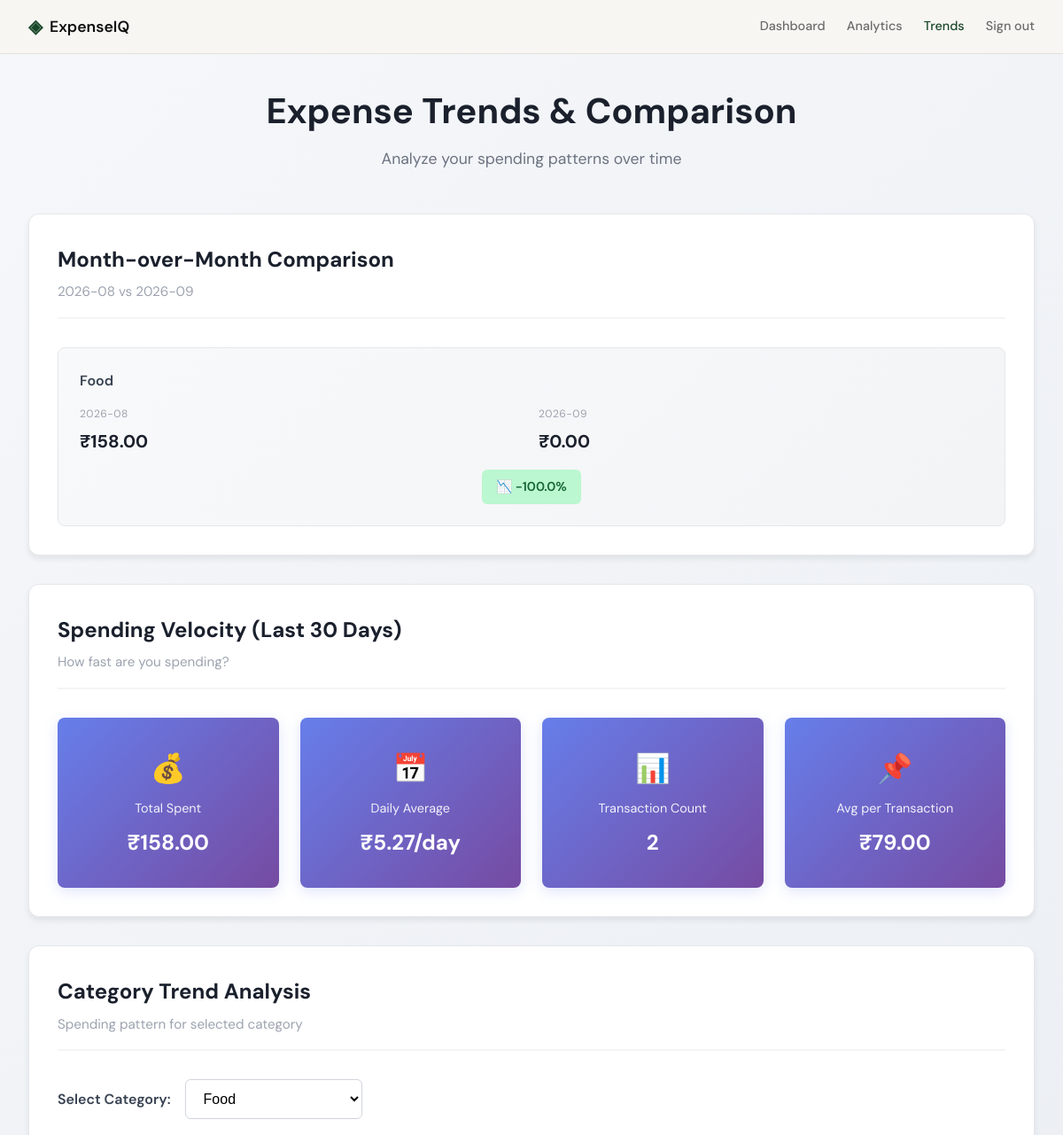
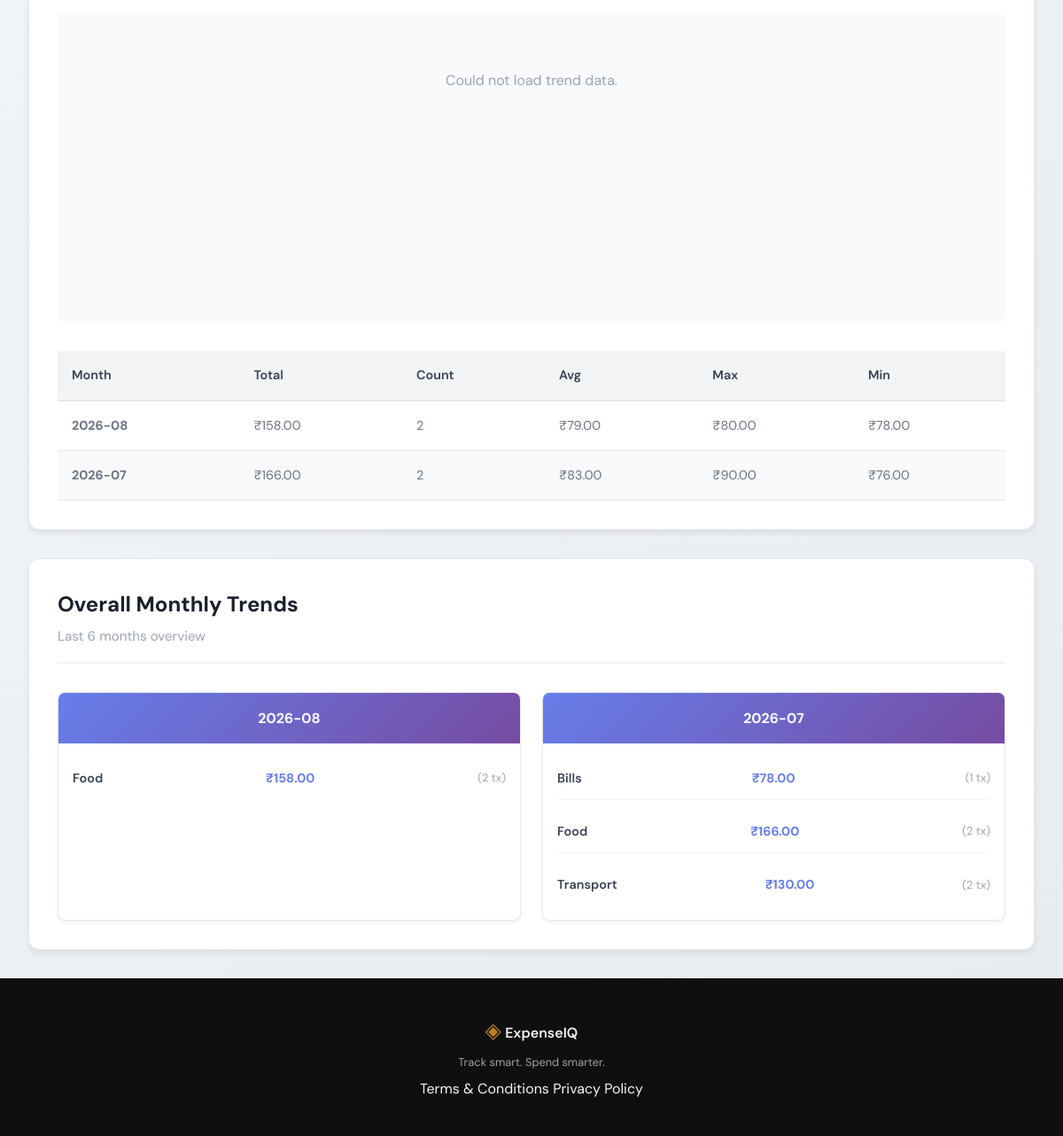
The app's page /trends (signed in) with its own data (2 pictures, top to bottom).
### tables this page shows
CREATE TABLE expenses (
            id          INTEGER PRIMARY KEY AUTOINCREMENT,
            user_id     INTEGER NOT NULL REFERENCES users(id),
            amount      REAL    NOT NULL,
            category    TEXT    NOT NULL,
            date        TEXT    NOT NULL,
            description TEXT,
            created_at  TEXT    DEFAULT (datetime('now'))
        );

### app.py (the view)
@app.route("/trends")
def trends():
    if "user_id" not in session:
        return redirect(url_for("auth.login"))
    from datetime import datetime, timedelta
    today = datetime.now()
    current_month = today.strftime("%Y-%m")
    previous_month = (today.replace(day=1) - timedelta(days=1)).strftime("%Y-%m")
    comparison = get_month_over_month_comparison(
        session["user_id"],
        current_month,
        previous_month
    )
    trend_data = get_monthly_trend_data(session["user_id"], months=6)
    velocity = get_spending_velocity(session["user_id"])
    selected_category = request.args.get("category", "Food")
    category_trend = get_category_trend_over_time(
        session["user_id"],
        selected_category,
        months=6
    )
    all_categories = list(set(
        cat for month_cats in trend_data.values()
        for cat in [c["category"] for c in month_cats]
    ))
    return render_template(
        "trends.html",
        comparison=comparison,
        trend_data=trend_data,
        velocity=velocity,
        category_trend=category_trend,
        selected_category=selected_category,
        all_categories=sorted(all_categories),
        current_month=current_month,
        previous_month=previous_month
    )

### database/db.py (called while the page is built)
def get_db():
    conn = sqlite3.connect(DB_PATH)
    conn.row_factory = sqlite3.Row
    conn.execute("PRAGMA foreign_keys = ON")
    return conn

### templates/trends.html (shortened to what this page needs)
{% extends "base.html" %}
{% block head %}
<link rel="stylesheet" href="{{ url_for('static', filename='css/trends.css') }}">
{% endblock %}
{% block content %}
<div class="trends-page">
    <div class="trends-header">
        <h1>Expense Trends & Comparison</h1>
        <p>Analyze your spending patterns over time</p>
    </div>
    <div class="trends-container">
        <section class="trends-section comparison-section">
            <div class="section-header">
                <h2> Month-over-Month Comparison</h2>
                <p class="subtitle">{{ previous_month }} vs {{ current_month }}</p>
            </div>
            <div class="comparison-grid">
                {% if comparison %}
                    {% for item in comparison %}
                    <div class="comparison-card">
                        <div class="comparison-category">{{ item.category }}</div>
                        <div class="comparison-metrics">
                            <div class="metric">
                                <span class="label">{{ previous_month }}</span>
                                <span class="value">₹{{ item.previous_month }}</span>
                            </div>
                            <div class="metric">
                                <span class="label">{{ current_month }}</span>
                                <span class="value">₹{{ item.current_month }}</span>
                            </div>
                        </div>
                        <div class="comparison-change">
                            {% if item.percent_change > 0 %}
                                <span class="change-badge increase">
                                    📈 +{{ item.percent_change }}%
                                </span>
                            {% elif item.percent_change < 0 %}
                                <span class="change-badge decrease">
                                    📉 {{ item.percent_change }}%
                                </span>
                            {% else %}
                                <span class="change-badge neutral">
                                    ➡️ No Change
                                </span>
                            {% endif %}
                        </div>
                    </div>
                    {% endfor %}
                {% else %}
                    <div class="empty-state">
                        <p>No data available for comparison</p>
                    </div>
                {% endif %}
            </div>
        </section>
        <section class="trends-section velocity-section">
            <div class="section-header">
                <h2> Spending Velocity (Last 30 Days)</h2>
                <p class="subtitle">How fast are you spending?</p>
            </div>
            <div class="velocity-grid">
                <div class="velocity-card">
                    <div class="velocity-icon">💰</div>
                    <div class="velocity-label">Total Spent</div>
                    <div class="velocity-value">₹{{ velocity.total_spent_30_days }}</div>
                </div>
                <div class="velocity-card">
                    <div class="velocity-icon">📅</div>
                    <div class="velocity-label">Daily Average</div>
                    <div class="velocity-value">₹{{ velocity.daily_average }}/day</div>
                </div>
                <div class="velocity-card">
                    <div class="velocity-icon">📊</div>
                    <div class="velocity-label">Transaction Count</div>
                    <div class="velocity-value">{{ velocity.transaction_count }}</div>
                </div>
                <div class="velocity-card">
                    <div class="velocity-icon">📌</div>
                    <div class="velocity-label">Avg per Transaction</div>
                    <div class="velocity-value">₹{{ velocity.avg_per_transaction }}</div>
                </div>
            </div>
        </section>
        <section class="trends-section category-trend-section">
            <div class="section-header">
                <h2>Category Trend Analysis</h2>
                <p class="subtitle">Spending pattern for selected category</p>
            </div>
            <div class="trend-selector">
                <label for="category-select">Select Category:</label>
                <select id="category-select" >
                    {% for cat in all_categories %}
                    <option value="{{ cat }}" {% if cat == selected_category %}selected{% endif %}>
                        {{ cat }}
                    </option>
                    {% endfor %}
                </select>
            </div>
            <div class="trend-chart-container">
            </div>
            <div class="trend-stats">
                {% if category_trend %}
                    <div class="trend-table">
                        <table>
                            <thead>
                                <tr>
                                    <th>Month</th>
                                    <th>Total</th>
                                    <th>Count</th>
                                    <th>Avg</th>
                                    <th>Max</th>
                                    <th>Min</th>
                                </tr>
                            </thead>
                            <tbody>
                                {% for item in category_trend %}
                                <tr>
                                    <td><strong>{{ item.month }}</strong></td>
                                    <td>₹{{ item.total }}</td>
                                    <td>{{ item.count }}</td>
                                    <td>₹{{ item.avg_amount }}</td>
                                    <td>₹{{ item.max_amount }}</td>
                                    <td>₹{{ item.min_amount }}</td>
                                </tr>
                                {% endfor %}
                            </tbody>
                        </table>
                    </div>
                {% else %}
                    <div class="empty-state">
                        <p>No data available for {{ selected_category }}</p>
                    </div>
                {% endif %}
            </div>
        </section>
        <section class="trends-section monthly-trends-section">
            <div class="section-header">
                <h2> Overall Monthly Trends</h2>
                <p class="subtitle">Last 6 months overview</p>
            </div>
            <div class="monthly-breakdown">
                {% if trend_data %}
                    {% for month, categories in trend_data.items() %}
                    <div class="month-card">
                        <div class="month-title">{{ month }}</div>
                        <div class="month-categories">
                            {% for cat in categories %}
                            <div class="category-item">
                                <span class="cat-name">{{ cat.category }}</span>
                                <span class="cat-value">₹{{ cat.monthly_total }}</span>
                                <span class="cat-count">({{ cat.transaction_count }} tx)</span>
                            </div>
                            {% endfor %}
                        </div>
                    </div>
                    {% endfor %}
                {% else %}
                    <div class="empty-state">
                        <p>No historical data available</p>
                    </div>
                {% endif %}
            </div>
        </section>
    </div>
</div>
{% endblock %}

### templates/base.html (shortened to what this page needs)
<!DOCTYPE html>
<html lang="en">
<head>
    <link rel="stylesheet" href="{{ url_for('static', filename='css/style.css') }}">
    {% block head %}{% endblock %}
</head>
<body>
<nav class="navbar">
    <div class="nav-inner">
        <a href="{{ url_for('auth.login') if not session.get('user_id') else url_for('profile') }}"
           class="nav-brand">
            <span class="brand-icon">◈</span>
            <span class="brand-name">ExpenseIQ</span>
        </a>
        <div class="nav-links">
            {% if session.get('user_id') %}
                <a href="{{ url_for('profile') }}"
                   class="{{ 'nav-link-active' if request.endpoint == 'profile' else '' }}">
                    Dashboard
                </a>
                <a href="{{ url_for('analytics') }}"
                   class="{{ 'nav-link-active' if request.endpoint == 'analytics' else '' }}">
                    Analytics
                </a>
                <a href="{{ url_for('trends') }}"
                   class="{{ 'nav-link-active' if request.endpoint == 'trends' else '' }}">
                     Trends
                </a>
                <a href="{{ url_for('logout') }}">
                    Sign out
                </a>
            {% endif %}
        </div>
    </div>
</nav>
<main class="main-content">
    {% block content %}{% endblock %}
</main>
<footer class="footer">
    <div class="footer-inner">
        <div class="footer-brand">
            <span class="brand-icon">◈</span>
            <span class="footer-name">ExpenseIQ</span>
        </div>
        <p class="footer-copy">Track smart. Spend smarter.</p>
        <div class="footer-links">
            <a href="/terms">Terms & Conditions</a>
            <a href="/privacy">Privacy Policy</a>
        </div>
    </div>
</footer>
</body>
</html>

### static/css/style.css (style rules this page uses)
:root { --ink: #0f0f0f; --ink-soft: #2d2d2d; --ink-muted: #6b6b6b; --ink-faint: #a0a0a0; --paper: #f7f6f3; --paper-warm: #f0ede6; --paper-card: #ffffff; --accent: #1a472a; --accent-light: #e8f0eb; --accent-2: #c17f24; --accent-2-light: #fdf3e3; --danger: #c0392b; --danger-light: #fdecea; --border: #e4e1da; --border-soft: #eeebe4; --font-display: 'DM Serif Display', Georgia, serif; --font-body: 'DM Sans', system-ui, sans-serif; --max-width: 1200px; --auth-width: 440px; --radius-sm: 6px; --radius-md: 12px; --radius-lg: 20px; }
*, *::before, *::after { box-sizing: border-box; margin: 0; padding: 0; }
html { font-size: 16px; scroll-behavior: smooth; }
body { background: var(--paper); color: var(--ink); font-family: var(--font-body); font-size: 1rem; line-height: 1.6; -webkit-font-smoothing: antialiased; }
a { color: inherit; text-decoration: none; }
.navbar { position: sticky; top: 0; z-index: 100; background: var(--paper); border-bottom: 1px solid var(--border); padding: 0 2rem; }
.nav-inner { max-width: var(--max-width); margin: 0 auto; height: 60px; display: flex; align-items: center; justify-content: space-between; }
.nav-brand { display: flex; align-items: center; gap: 0.5rem; font-family: var(--font-body); font-weight: 600; font-size: 1.1rem; color: var(--ink); }
.brand-icon { color: var(--accent); font-size: 1.3rem; }
.brand-name { color: var(--ink); }
.nav-links { display: flex; align-items: center; gap: 1.5rem; font-size: 0.9rem; font-weight: 500; }
.nav-links a { color: var(--ink-muted); transition: color 0.2s; }
.nav-link-active { color: var(--accent) !important; font-weight: 500; }
.main-content { min-height: calc(100vh - 60px - 100px); }
.footer { background: var(--ink); color: var(--paper); padding: 2.5rem 2rem; text-align: center; }
.footer-inner { display: flex; flex-direction: column; align-items: center; gap: 0.4rem; }
.footer .brand-icon { color: var(--accent-2); font-size: 1.5rem; }
.footer-name { font-weight: 600; font-size: 1rem; }
.footer-copy { font-size: 0.8rem; color: var(--ink-faint); }

### records on screen
expenses: category "Bills", monthly_total "78.00", transaction_count "1"

### other values on screen
{{ previous_month }} "2026-08"
{{ current_month }} "2026-09"
{{ item.category }} "Food"
{{ item.previous_month }} "158.00"
{{ item.current_month }} "0.00"
{{ item.percent_change }} "-100.0"
{{ velocity.total_spent_30_days }} "158.00"
{{ velocity.daily_average }} "5.27"
{{ velocity.transaction_count }} "2"
{{ velocity.avg_per_transaction }} "79.00"
{{ item.month }} "2026-08" "2026-07"
{{ item.total }} "158.00" "166.00"
{{ item.count }} "2" "2"
{{ item.avg_amount }} "79.00" "83.00"
{{ item.max_amount }} "80.00" "90.00"
